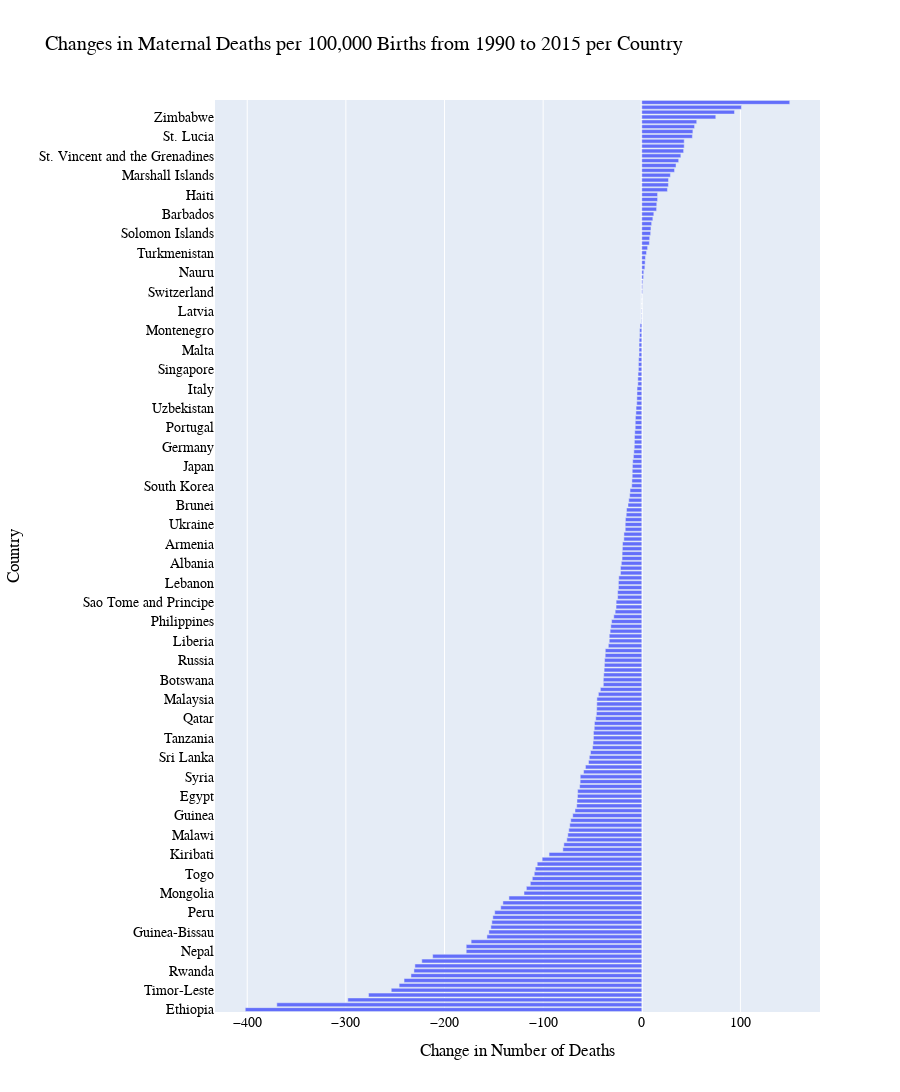

Write notebook code for a chart like this one.
### Code cell
# Apply diff_per_country_bar_plot() function to df_maternal
diff_per_country_bar_plot(df_maternal, "Changes in Maternal Deaths per 100,000 Births from 1990 to 2015 per Country");

### Figure 1 — Plotly figure (JSON) as saved in the notebook; plotly's stock layout.template omitted (floating-point values rounded to 4 significant figures; data arrays with more than 128 entries replaced by an {"elided": "..."} marker saying what was removed)
{"data": [{"alignmentgroup": "True", "customdata": {"elided": "188x1 float values"}, "hovertemplate": "difference=%{customdata[0]:.2f}<br>country=%{y}<extra></extra>", "legendgroup": "", "marker": {"color": "#636efa"}, "name": "", "offsetgroup": "", "orientation": "h", "showlegend": false, "textposition": "auto", "type": "bar", "x": {"elided": "188 float values"}, "xaxis": "x", "y": {"elided": "188 str values"}, "yaxis": "y"}], "layout": {"barmode": "relative", "font": {"color": "Black", "family": "Avenir", "size": 14}, "height": 3500, "legend": {"title": {"font": {"color": "Black"}}, "tracegroupgap": 0}, "title": {"font": {"color": "Dark Gray", "family": "Avenir"}, "text": "Changes in Maternal Deaths per 100,000 Births from 1990 to 2015 per Country"}, "xaxis": {"anchor": "y", "domain": [0, 1], "title": {"font": {"family": "Avenir"}, "text": "Change in Number of Deaths"}}, "yaxis": {"anchor": "x", "domain": [0, 1], "title": {"font": {"family": "Avenir"}, "text": "Country"}}}}
